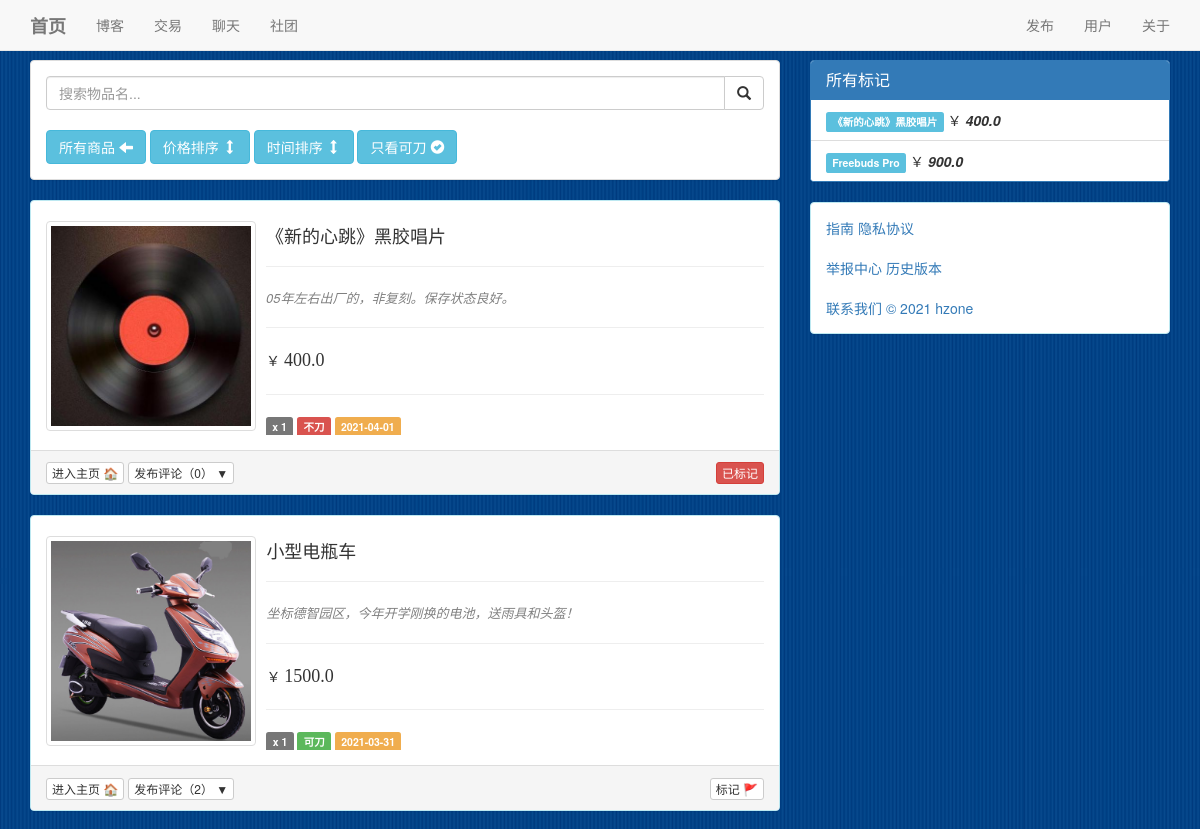
Before: /deal/ (signed in, upper part) with the older database file.
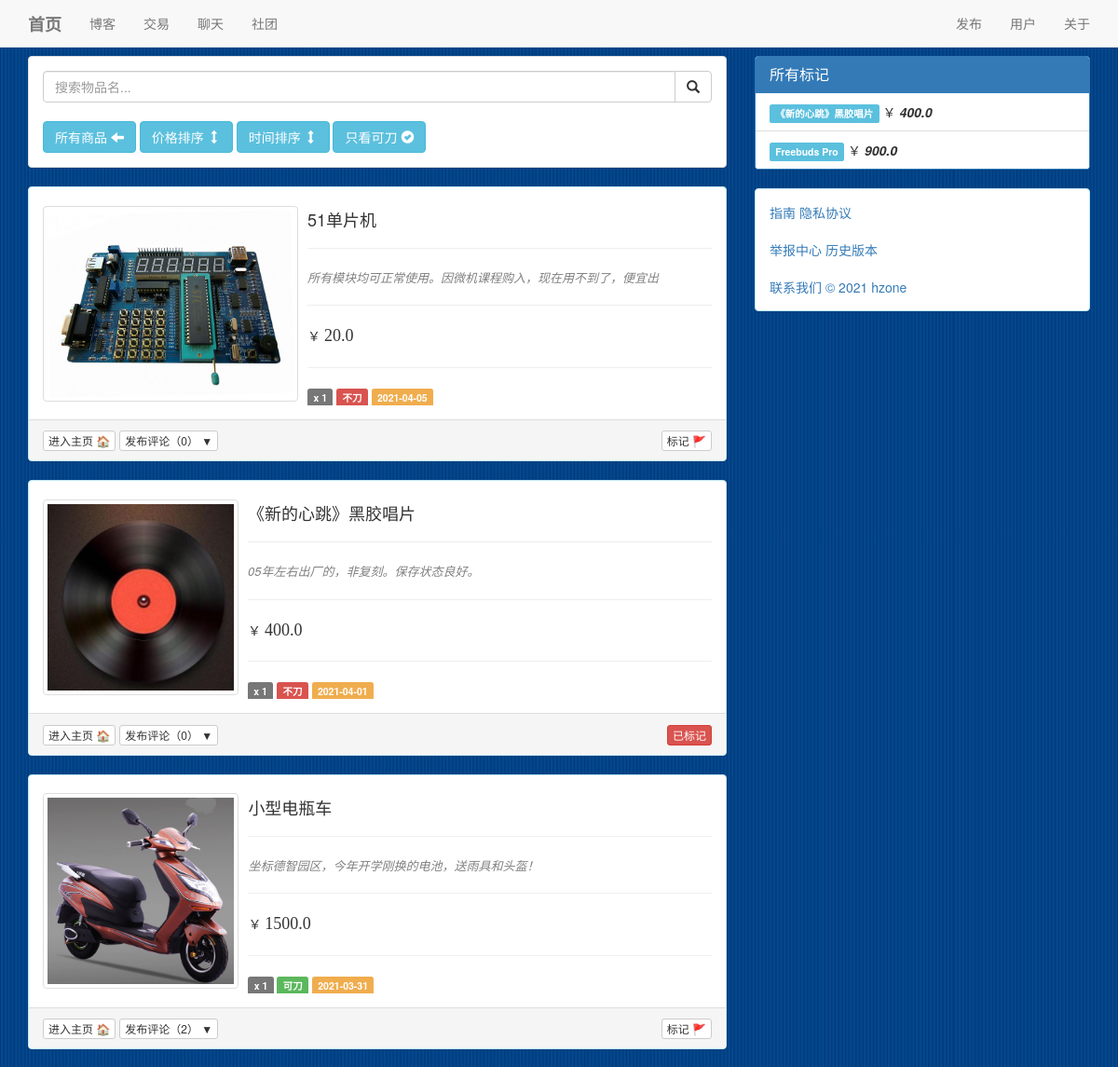
After: the same page with the newer database file.
### deal/models.py (models this page shows, shortened)
class Item(Model):
    name = CharField(max_length=20)
    info = TextField(max_length=50)
    time = DateTimeField(auto_now_add=True)
    sold = BooleanField(default=False)
    chop = BooleanField(default=False)
    count = IntegerField(default=1)
    owner = ForeignKey(User,on_delete = DO_NOTHING)
    price = FloatField(default=0)
    image = ImageField(default="./static/image/items/default.png",upload_to='./static/image/items/upload/')
    class Meta:
        ordering=['-time']
        verbose_name = '物品'
        verbose_name_plural = '物品'

### deal/views.py (the view)
# urls.py: path('',itemList.as_view()),
class itemList(View):
    def get(self,request):
        items = Item.objects.filter(sold = False)
        chopable = request.GET.get('chop',default = None)
        if chopable == '1':
            items = items.filter(chop = True)
        sort = request.GET.get('sort',default = None)
        if sort:
            items = items.order_by(sort)
        search = request.GET.get('search',default = None)
        if search:
            items = commonSearch(Item,'name',search)
        type = ContentType.objects.get_for_model(Item())
        collections = Collection.objects.filter(user = request.user,content_type = type)
        collect_ids = [c.object_id for c in collections]
        for item in items:
            if item.id in collect_ids:
                item.is_collected = True
            else:
                item.is_collected = False
            item.save()
            content_type = ContentType.objects.get_for_model(item)
            comments = Comment.objects.filter(content_type = content_type,object_id = item.pk)
            item.comments = comments
        context = {
            'items' : items,
            'chop' : chopable,
            'sort' : sort,
        }
        return render(request,'itemList.html',context)

### user/models.py (called while the page is built)
    def __str__(self):
        return self.username

### deal/templates/itemList.html (shortened to what this page needs)
{% extends 'base.html' %}
{% load static %}
{% block main %}
    <div class="panel panel-default">
        <div class="panel-body">
            <div class="input-group">
                <input id='search-input' type="text" class="form-control" placeholder="搜索物品名...">
                <span class="input-group-btn">
                    <button id='search-button' class="btn btn-default" type="button">
                        <span class="glyphicon glyphicon-search" aria-hidden="true"></span>
                    </button>
                </span>
            </div>
            <br>
            <a href="/deal">
                <button type="button" class="btn btn-info">
                    所有商品 <span class="glyphicon glyphicon-arrow-left" aria-hidden="true"></span>
                </button>
            </a>
            {% if sort == 'price' %}
                <a href="/deal?sort=-price">
                    <button id='price' type="button" class="btn btn-primary active">
                        价格升序 <span class="glyphicon glyphicon-arrow-up" aria-hidden="true"></span>
                    </button>
                </a>
            {% elif sort == '-price' %}
                <a href="/deal">
                    <button id='price' type="button" class="btn btn-primary active">
                        价格降序 <span class="glyphicon glyphicon-arrow-down" aria-hidden="true"></span>
                    </button>
                </a>
            {% else %}
                <a href="/deal/?sort=price">
                    <button id='price' type="button" class="btn btn-info">
                        价格排序 <span class="glyphicon glyphicon-resize-vertical" aria-hidden="true"></span>
                    </button>
                </a>
            {% endif %}
            {% if sort == 'time' %}
                <a href="/deal?sort=-time">
                    <button type="button" class="btn btn-primary active">
                        时间升序 <span class="glyphicon glyphicon-arrow-up" aria-hidden="true"></span>
                    </button>
                </a>
            {% elif sort == '-time' %}
                <a href="/deal">
                    <button type="button" class="btn btn-primary active">
                        时间降序 <span class="glyphicon glyphicon-arrow-down" aria-hidden="true"></span>
                    </button>
                </a>
            {% else %}
                <a href="/deal?sort=time">
                    <button type="button" class="btn btn-info">
                        时间排序 <span class="glyphicon glyphicon-resize-vertical" aria-hidden="true"></span>
                    </button>
                </a>
            {% endif %}
            {% if chop != '1' %}
                <a href="/deal?chop=1">
                    <button id='chop' type="button" class="btn btn-info">
                        只看可刀 <span class="glyphicon glyphicon-ok-sign" aria-hidden="true"></span>
                    </button>
                </a>
            {% else %}
                <a href="/deal">
                    <button id='chop' type="button" class="btn btn-primary active">
                        只看可刀 <span class="glyphicon glyphicon-remove-sign" aria-hidden="true"></span>
                    </button>
                </a>
            {% endif %}
        </div>
    </div>
    {% for item in items %}
        <div class="panel panel-info">
            <div class="panel-body">
                <div class="media" id = 'item-{{ item.id }}'>
                    <div class="media-left media-middle">
                    {% if item.image %}
                        <div class="media-object img-thumbnail">
                            <img height="200px" src="/{{ item.image }}">
                        </div>
                    {% else %}
                        <img src="{% static 'image/items/default.png' %}" style="height:200px" class="media-object img-thumbnail" >
                    {% endif %}
                    </div>
                    <div class="media-body">
                        <h4>{{ item.name }}</h4>
                        <hr>
                        <em>
                            <font style="color:grey" size="2">
                                {{ item.info }}
                            </font>
                        </em>
                        <hr>
                        ￥ <font size="4" face="Verdana">{{ item.price }}</font>
                        <hr>
                        <span class="label label-default"> x {{ item.count }}</span>
                        {% if item.chop %}
                            <span class="label label-success">可刀</span>
                        {% else %}
                            <span class="label label-danger">不刀</span>
                        {% endif %}
                        <span class="label label-warning">{{ item.time | date:"Y-m-d" }}</span>
                    </div>
                </div>
            </div>
            <div class="panel-footer">
                <div align="left" style="float:left">
                    {% if item.owner == user %}
                        <button type="button" class="btn btn-success btn-xs">我的商品</button>
                    {% else %}
                        <a target = "_blank" href="/user/{{item.owner.id}}">
                            <button type="button" class="btn btn-default btn-xs">进入主页 🏠</button>
                        </a>
                    {% endif %}
                    <button id="replyButton-{{ forloop.counter }}" type="button" class="btn btn-default btn-xs">
                    发布评论（{{ item.comments.count }}） ▼</button>
                </div>
                <div align="right">
                    <a href="/collect/{{ item.pk }}">
                        {% if item.is_collected %}
                            <button id="demark-{{ forloop.counter }}" type="button"
                                class="btn btn-danger btn-xs">已标记</button>
                        {% else %}
                            <button id="mark-{{ forloop.counter }}" type="button"
                                class="btn btn-default btn-xs">标记 🚩</button>
                        {% endif %}
                    </a>
                </div>
            </div>
        </div>
    {% empty %}
        <div class="panel panel-default">
            <div class="panel-body">
                <h3>暂无内容</h3>
            </div>
        </div>
    {% endfor %}
{% endblock %}
{% block side %}
    <div class="panel panel-primary">
        <div class="panel-heading">
            <h3 class="panel-title">所有标记</h3>
        </div>
        <ul class="list-group">
            {% for item in items %}
                {% if item.is_collected %}
                    <li class="list-group-item">
                        <a href="#item-{{ item.id }}">
                            <span class="label label-info">{{ item.name }}</span>
                        </a>
                        ￥<strong><em> {{ item.price }}</em></strong>
                    </li>
                {% endif %}
            {% empty %}
                <li class="list-group-item">暂无标记内容</li>
            {% endfor %}
        </ul>
    </div>
{% endblock %}

### templates/base.html (shortened to what this page needs)
<!DOCTYPE html>
<html lang="zh-CN">
  <head>
    {% load static %}
    <link href="https://cdn.jsdelivr.net/npm/bootstrap@3.3.7/dist/css/bootstrap.min.css" rel="stylesheet">
  </head>
  <body background="{% static 'image/background/blue.png' %}" style="background-attachment:fixed";>
    <header>
      <div class="navbar navbar-default navbar-fixed-top ">
        <div class="container">
          <div class="navbar-header">
            <a class="navbar-brand hidden-sm" href="/"><strong>首页</strong></a>
          </div>
          <div class="navbar-collapse collapse" role="navigation">
            <ul class="nav navbar-nav">
              <li><a href="/blog" target = "_blank">博客</a></li>
              <li><a href="/deal" target = "_blank">交易</a></li>
              <li><a href="/chat" target = "_blank">聊天</a></li>
              <li><a href="/club" target = "_blank">社团</a></li>
            </ul>
            <ul class="nav navbar-nav navbar-right hidden-sm">
              <li><a href="/release">发布</a></li>
              <li><a href="/user/{{user.id}}">用户</a></li>
              <li><a href="javascript:;" data-toggle="modal" data-target="#myModal">关于</a></li>
            </ul>
          </div>
        </div>
      </div>
      <br><br><br>
    </header>
    <main>
      <div class="container">
        <div class="row">
          <div class="col-md-8">
            {% block main %}{% endblock %}
          </div>
          <div class="col-md-4 hidden-xs hidden-sm">
            {% block side %}{% endblock %}
            <div class="panel panel-info">
              <div class="panel-body">
                <a href="">指南 </a><a href=""> 隐私协议</a>
                <br><br>
                <a href="">举报中心 </a><a href="">历史版本 </a>
                <br><br>
                <a href="">联系我们 </a><a href=""> © 2021 hzone</a>
              </div>
            </div>
          </div>
        </div>
      </div>
    </main>
  </body>
</html>

Changed rows visible on the page:
added Item: image (picture), name "51单片机", info "所有模块均可正常使用。因微机课程购入，现在用不到了，便宜出", price "20.0", count "1", chop "不刀", time "2021-04-05", comments.count "0"
